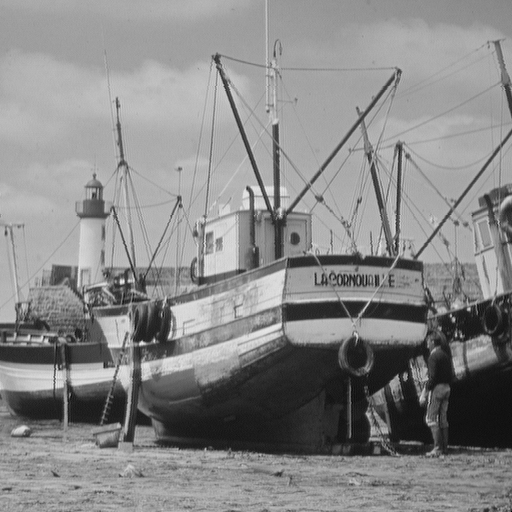
#> input picture notebooks/images/boat.tif, 512 x 512 px
$ jupyter execute 'Aula 05 - Transformações de intensidade II.ipynb'   (shell and % lines are left out)
#> lines starting #> are read from the running program, lines starting #| are printed output that depends on the picture
SIN-392 - Introdução ao Processamento Digital de Imagens (2022-1)

# Aula 05 - Transformações de intensidade II

Prof. João Fernando Mari ([*joaofmari.github.io*](https://joaofmari.github.io/))

---

<h1>Índice<span class="tocSkip"></span></h1>
<div class="toc"><ul class="toc-item"><li><span><a href="#Importando-as-bibliotecas-necessárias" data-toc-modified-id="Importando-as-bibliotecas-necessárias-1"><span class="toc-item-num">1&nbsp;&nbsp;</span>Importando as bibliotecas necessárias</a></span></li><li><span><a href="#Carregando-a-imagem-original" data-toc-modified-id="Carregando-a-imagem-original-2"><span class="toc-item-num">2&nbsp;&nbsp;</span>Carregando a imagem original</a></span></li><li><span><a href="#Gerando-imagens-com-diferentes-caracteristicas" data-toc-modified-id="Gerando-imagens-com-diferentes-caracteristicas-3"><span class="toc-item-num">3&nbsp;&nbsp;</span>Gerando imagens com diferentes caracteristicas</a></span><ul class="toc-item"><li><span><a href="#Plotando-as-imagens" data-toc-modified-id="Plotando-as-imagens-3.1"><span class="toc-item-num">3.1&nbsp;&nbsp;</span>Plotando as imagens</a></span></li></ul></li><li><span><a href="#Alargamento-de-contraste-(scikit-image)" data-toc-modified-id="Alargamento-de-contraste-(scikit-image)-4"><span class="toc-item-num">4&nbsp;&nbsp;</span>Alargamento de contraste (scikit-image)</a></span><ul class="toc-item"><li><span><a href="#Plotando-as-imagens-e-os-histogramas" data-toc-modified-id="Plotando-as-imagens-e-os-histogramas-4.1"><span class="toc-item-num">4.1&nbsp;&nbsp;</span>Plotando as imagens e os histogramas</a></span></li></ul></li><li><span><a href="#Alargamento-de-contraste-(scikit-image)" data-toc-modified-id="Alargamento-de-contraste-(scikit-image)-5"><span class="toc-item-num">5&nbsp;&nbsp;</span>Alargamento de contraste (scikit-image)</a></span><ul class="toc-item"><li><span><a href="#Plotando-as-imagens-e-os-histogramas" data-toc-modified-id="Plotando-as-imagens-e-os-histogramas-5.1"><span class="toc-item-num">5.1&nbsp;&nbsp;</span>Plotando as imagens e os histogramas</a></span></li></ul></li><li><span><a href="#Equalização-de-histograma" data-toc-modified-id="Equalização-de-histograma-6"><span class="toc-item-num">6&nbsp;&nbsp;</span>Equalização de histograma</a></span><ul class="toc-item"><li><span><a href="#Implementação-do-princípio" data-toc-modified-id="Implementação-do-princípio-6.1"><span class="toc-item-num">6.1&nbsp;&nbsp;</span>Implementação do princípio</a></span><ul class="toc-item"><li><span><a href="#Aplica-a-função-de-tranformação-sobre-a-imagem" data-toc-modified-id="Aplica-a-função-de-tranformação-sobre-a-imagem-6.1.1"><span class="toc-item-num">6.1.1&nbsp;&nbsp;</span>Aplica a função de tranformação sobre a imagem</a></span></li><li><span><a href="#Plotando-as-imagens" data-toc-modified-id="Plotando-as-imagens-6.1.2"><span class="toc-item-num">6.1.2&nbsp;&nbsp;</span>Plotando as imagens</a></span></li></ul></li><li><span><a href="#Equalização-de-histograma-(scikit-image)" data-toc-modified-id="Equalização-de-histograma-(scikit-image)-6.2"><span class="toc-item-num">6.2&nbsp;&nbsp;</span>Equalização de histograma (scikit-image)</a></span><ul class="toc-item"><li><span><a href="#Plotando-as-imagens" data-toc-modified-id="Plotando-as-imagens-6.2.1"><span class="toc-item-num">6.2.1&nbsp;&nbsp;</span>Plotando as imagens</a></span></li></ul></li></ul></li><li><span><a href="#Bibliografia" data-toc-modified-id="Bibliografia-7"><span class="toc-item-num">7&nbsp;&nbsp;</span>Bibliografia</a></span></li></ul></div>

## Importando as bibliotecas necessárias

[cell 1]
import numpy as np

from skimage import util, color, exposure

import matplotlib
import matplotlib.pyplot as plt
from mpl_toolkits.axes_grid1 import make_axes_locatable

SMALL_SIZE = 7
matplotlib.rc('font', size=SMALL_SIZE)
matplotlib.rc('axes', titlesize=SMALL_SIZE)

## Carregando a imagem original

[cell 2]
img_gray = plt.imread('./images/boat.tif')
#> img_gray is the input picture: shape (512, 512); min 0, max 239, mean 136.1

# Informações sobre as imagens
print(img_gray.shape, img_gray.dtype, img_gray.min(), img_gray.max())
#| (512, 512) uint8 0 239

Listas com os valores de intensidade

[cell 3]
# Inteiro de 8 bits sem sinal
r = np.array(np.linspace(0, 255, 256))

# Float
r_ = np.array(np.linspace(0, 1, 256))

## Gerando imagens com diferentes caracteristicas

[cell 4]
# IMAGEM CLARA
# =============
# Define o valor do gama
gama_02 = 0.2
# Transformação gama
img_gray_clara = util.img_as_ubyte(util.img_as_float(img_gray) ** gama_02)
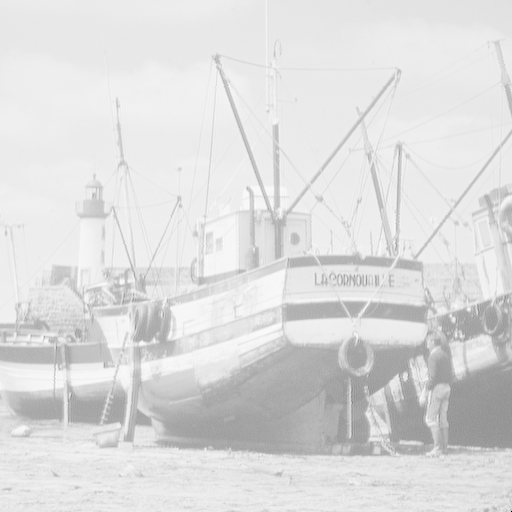
#> img_gray_clara: shape (512, 512); min 0, max 252, mean 220.6
# Função de transformação (para plotagem)
s_clara = r_ ** gama_02 * 255

# IMAGEM ESCURA
# ==============
# Define o valor do gama
gama_40 = 4.0
# Transformação gama
img_gray_escura = util.img_as_ubyte(util.img_as_float(img_gray) ** gama_40)
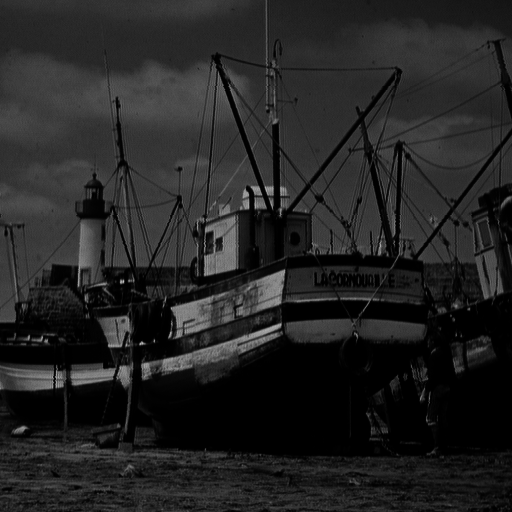
#> img_gray_escura: shape (512, 512); min 0, max 197, mean 35.8
# Função de transformação (para plotagem)
s_escura = r_ ** gama_40 * 255

# IMAGEM DE BAIXO CONTRASTE
# =========================
# Transformação linear
img_gray_baixo = (img_gray * 0.25 + 95).astype(np.uint8)
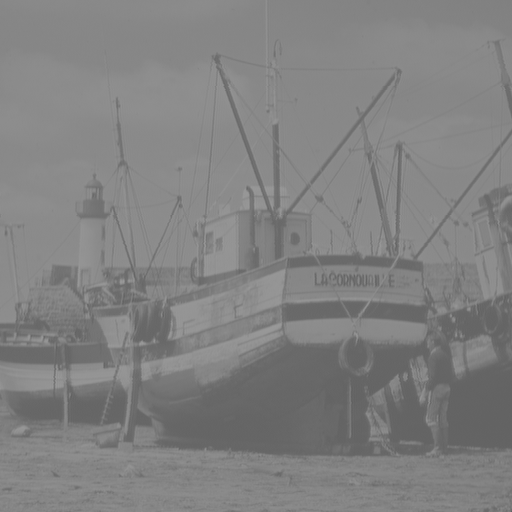
#> img_gray_baixo: shape (512, 512); min 95, max 154, mean 128.6
# Função de transformação (para plotagem)
s_baixo = r * 0.25 + 95

Imprime informações sobre as imagens

[cell 5]
print(img_gray.shape, img_gray.dtype, img_gray.min(), img_gray.max())
#| (512, 512) uint8 0 239
print(img_gray_clara.shape, img_gray_clara.dtype, img_gray_clara.min(), img_gray_clara.max())
#| (512, 512) uint8 0 252
print(img_gray_escura.shape, img_gray_escura.dtype, img_gray_escura.min(), img_gray_escura.max())
#| (512, 512) uint8 0 197
print(img_gray_baixo.shape, img_gray_baixo.dtype, img_gray_baixo.min(), img_gray_baixo.max())
#| (512, 512) uint8 95 154

### Plotando as imagens

[cell 6]
s_list = [r, s_clara, s_escura, s_baixo]
img_list = [img_gray, img_gray_clara, img_gray_escura, img_gray_baixo]

fig, ax  = plt.subplots(4, 2, figsize=(9, 9))
for i, s in enumerate(s_list):
    ch_ = ax[i,0].plot(r, s)

    ax[i,0].autoscale(enable=True, axis='both', tight=True)
    ### ax[i] = fig.gca()
    ax[i,0].set_xticks(np.arange(0, 256, 32), minor=False)
    ax[i,0].set_xticks(np.arange(0, 256, 16), minor=True)
    ax[i,0].set_yticks(np.arange(0, 256, 32), minor=False)
    ax[i,0].set_yticks(np.arange(0, 256, 16), minor=True)
    ax[i,0].set_aspect('equal')
    ax[i,0].grid(which='major', alpha=1.0)
    ax[i,0].grid(which='minor', alpha=0.5)
    ax[i,0].set_ylim(0, 256)
    ## ax[i,0].set_xlabel('Intensidade de entrada, r', fontsize='medium')
    ## ax[i,0].set_ylabel('Intensidade de sáida, s', fontsize='medium')

    im_ = ax[i,1].imshow(img_list[i], cmap='gray', vmin=0, vmax=255)

plt.tight_layout()
plt.show()

## Alargamento de contraste (scikit-image)

A partir dos valores máximo e mínimo em cada imagem.

[cell 7]
img_alarg_list = []

for img in img_list:
    # https://scikit-image.org/docs/dev/api/skimage.exposure.html#skimage.exposure.rescale_intensity
    img_alarg = exposure.rescale_intensity(img)

    img_alarg_list.append(img_alarg)
#> this loop made 4 passes
#> after the loop, img_alarg_list = 4 items

### Plotando as imagens e os histogramas

[cell 8]
# Figura com 4 linha e 2 colunas
### fig, ax = plt.subplots(4, 2, figsize=(9, 9))
fig, ax = plt.subplots(4, 2, figsize=(9, 9))
for i, img in enumerate(img_alarg_list):
    # Plota imagem
    img_ = ax[i, 0].imshow(img, cmap='gray', vmin=0, vmax=255)
    ax[i, 0].axis('off')

    # Computa o histograma normalizado
    hist, bins = np.histogram(img, bins=256, range=(0, 255))
    hist_norm = hist / (img.shape[0] * img.shape[1])

    # Plota histograma
    ch_ = ax[i, 1].fill_between(bins[:-1], hist_norm)
    ax[i, 1].autoscale(enable=True, axis='both', tight=True)
    ax[i, 1].set_xticks(np.arange(0, 256, 32), minor=False)
    ax[i, 1].set_xticks(np.arange(0, 256, 16), minor=True)
    ax[i, 1].set_yticks(np.arange(0, hist_norm.max()+0.01, hist_norm.max()/8), minor=False)
    ax[i, 1].set_yticks(np.arange(0, hist_norm.max()+0.01, hist_norm.max()/4), minor=True)
    #ax[i, 1].set_aspect('equal')
    ax[i, 1].grid(which='major', alpha=1.0)
    ax[i, 1].grid(which='minor', alpha=0.5)
    ax[i, 1].set_ylim(0, hist_norm.max())
    ### ax[i, 1].set_xlabel('Intensidades da imagem', fontsize='medium')
    ### ax[i, 1].set_ylabel('Histograma', fontsize='medium')

plt.tight_layout()
plt.show()

## Alargamento de contraste (scikit-image)

A partir dos valores defindos manualmente para os pontos de controle.

[cell 9]
# Imagem clara
img_clara_alarg = exposure.rescale_intensity(img_gray_clara, in_range=((255 * 0.5), 255), out_range=(0, 255))
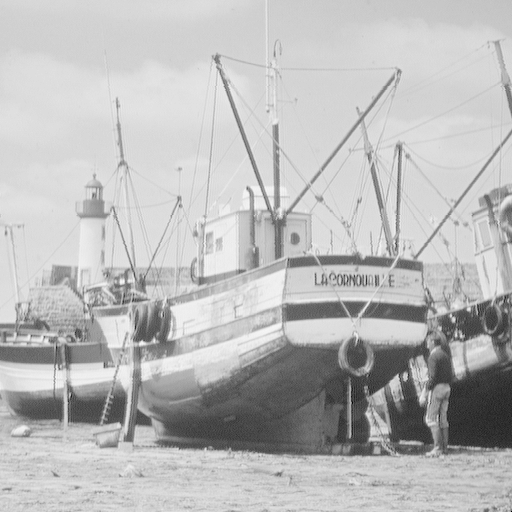
#> img_clara_alarg: shape (512, 512) float64; min 0, max 249, mean 186.2

# Imagem escura
img_escura_alarg = exposure.rescale_intensity(img_gray_escura, in_range=(0, (255 * 0.5)), out_range=(0, 255))
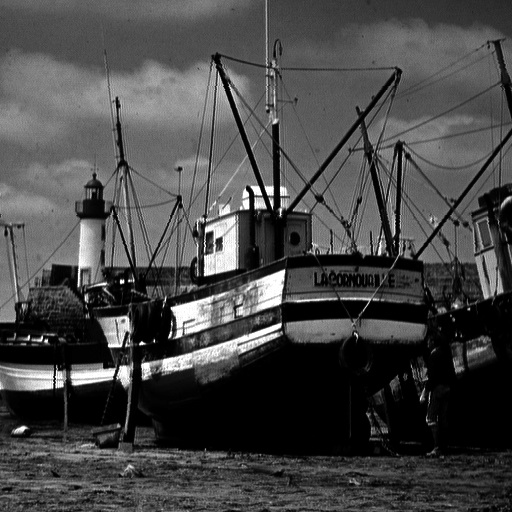
#> img_escura_alarg: shape (512, 512) float64; min 0, max 255, mean 71.4

# image de baixo contraste
img_baixo_alarg = exposure.rescale_intensity(img_gray_baixo, in_range=((255 * 0.33), (255 * 0.66)), out_range=(0, 255))
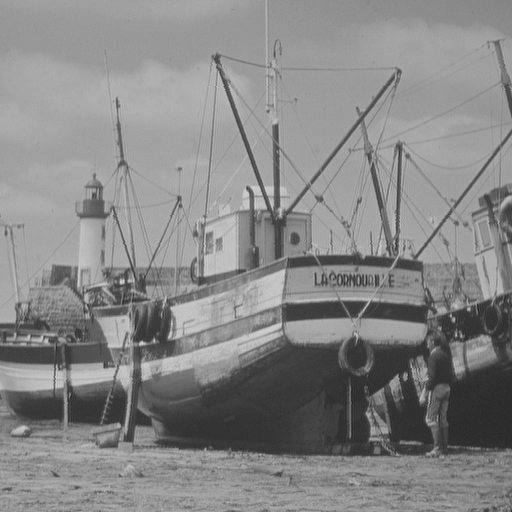
#> img_baixo_alarg: shape (512, 512) float64; min 32.88, max 211.7, mean 134.8

img_alarg2_list = [img_clara_alarg, img_escura_alarg, img_baixo_alarg]

### Plotando as imagens e os histogramas

[cell 10]
# Figura com 4 linha e 2 colunas
### fig, ax = plt.subplots(4, 2, figsize=(6, 14))
fig, ax = plt.subplots(3, 2, figsize=(9, 9))
for i, img in enumerate(img_alarg2_list):
    # Plota imagem
    img_ = ax[i, 0].imshow(img, cmap='gray', vmin=0, vmax=255)
    ax[i, 0].axis('off')

    # Computa o histograma normalizado
    hist, bins = np.histogram(img, bins=256, range=(0, 255))
    hist_norm = hist / (img.shape[0] * img.shape[1])

    # Plota histograma
    ch_ = ax[i, 1].fill_between(bins[:-1], hist_norm)
    ax[i, 1].autoscale(enable=True, axis='both', tight=True)
    ax[i, 1].set_xticks(np.arange(0, 256, 32), minor=False)
    ax[i, 1].set_xticks(np.arange(0, 256, 16), minor=True)
    ax[i, 1].set_yticks(np.arange(0, hist_norm.max()+0.01, hist_norm.max()/8), minor=False)
    ax[i, 1].set_yticks(np.arange(0, hist_norm.max()+0.01, hist_norm.max()/4), minor=True)
    #ax[i, 1].set_aspect('equal')
    ax[i, 1].grid(which='major', alpha=1.0)
    ax[i, 1].grid(which='minor', alpha=0.5)
    ax[i, 1].set_ylim(0, hist_norm.max())
#> this loop made 3 passes
    ### ax[i, 1].set_xlabel('Intensidades da imagem', fontsize='medium')
    ### ax[i, 1].set_ylabel('Histograma', fontsize='medium')

plt.tight_layout()
plt.show()
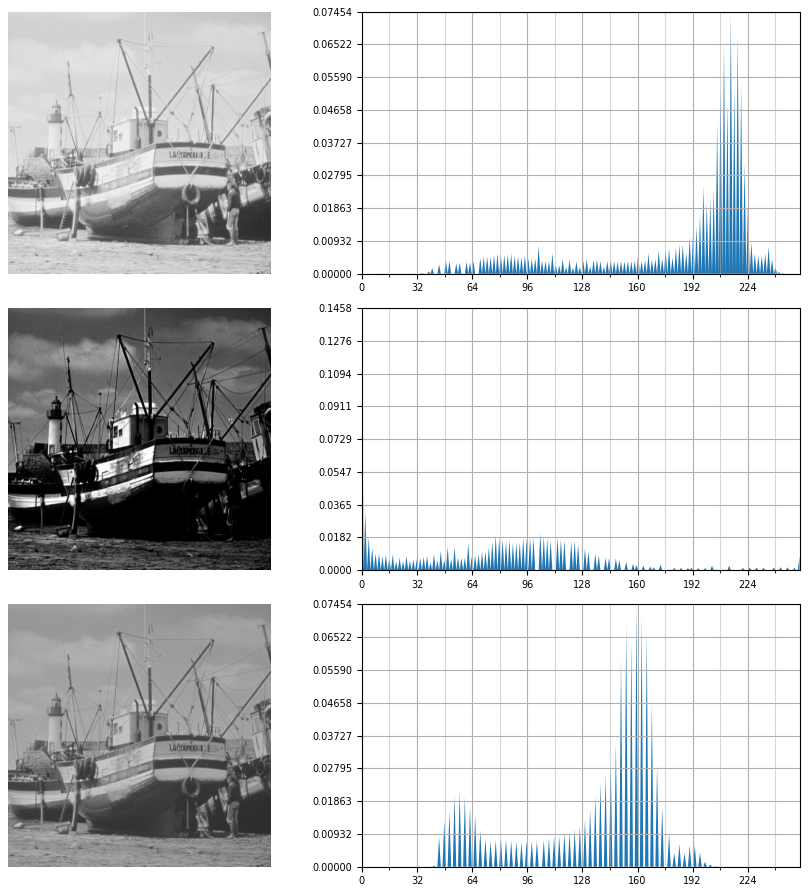
#> figure drawn by matplotlib, 6 panels

## Equalização de histograma
---

[cell 11]
# ========================================
# SELECIONE A IMAGEM
# ========================================
## img_gray_ = img_gray
## img_gray_ = img_gray_clara
## img_gray_ = img_gray_escura
img_gray_ = img_gray_baixo

print(img_gray_.dtype, img_gray_.min(), img_gray_.max())
#| uint8 95 154

### Implementação do princípio

Obtém a função de transformação linear por partes

[cell 12]
# Histograma normalizado
img_hist, img_hist_bins = exposure.histogram(img_gray_, source_range='dtype', normalize=True)
#> img_hist = 256 values, max 0.0745 at index 137, min 0 at index 0, mean 0.00391; img_hist_bins = 256 values from 0 to 255

# Histograma cumulativo
# Obs.: Usar o método do NumPy. O método do scikit-image não abrange toda a faixa de valores do tipo de dado.
#       Ex.: [0, 255] para uint8.
### img_hist_cum, img_hist_cum_bins = exposure.cumulative_distribution(img_gray_)
img_hist_cum = np.cumsum(img_hist)
#> img_hist_cum = 256 values from 0 to 1

# Função de tranformação
transf_func = np.around(255 * img_hist_cum).astype(np.uint8)
#> transf_func = 256 values from 0 to 255

[cell 13]
# print(transf_func)
# print(np.unique(img_gray_))

#### Aplica a função de tranformação sobre a imagem

[cell 14]
img_eq = np.zeros(img_gray_.shape, dtype=img_gray_.dtype)
#> img_eq: shape (512, 512); every value is 0

for rr, ss in zip(r, transf_func):
    img_eq[img_gray_==rr] = ss
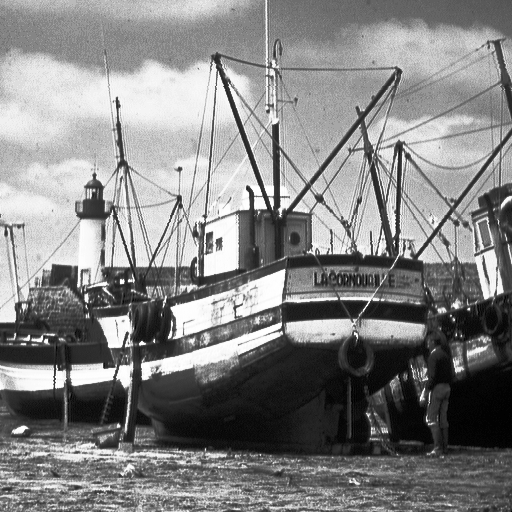
#> img_eq: shape (512, 512); min 0, max 255, mean 132.5

# Calcula o histograma normalizado da imagem após a equalização do histograma
img_eq_hist, img_eq_hist_bins = exposure.histogram(img_eq, source_range='dtype', normalize=True)
#> img_eq_hist = 256 values, max 0.0745 at index 186, min 0 at index 1, mean 0.00391; img_eq_hist_bins = 256 values from 0 to 255

#### Plotando as imagens

[cell 15]
fig, ((ax1, ax5), (ax2, ax3)) = plt.subplots(2, 2, figsize=(9,9))
# Plota imagem original
img_ = ax1.imshow(img_eq, cmap='gray', vmin=0, vmax=255)
ax1.axis('off')

ax4 = ax2.twinx()

# Plota histograma
ch_1 = ax2.fill_between(img_hist_bins, img_hist)

ax2.autoscale(enable=True, axis='both', tight=True)
ax2.set_xticks(np.arange(0, 256, 32), minor=False)
ax2.set_xticks(np.arange(0, 256, 16), minor=True)
ax2.set_yticks(np.arange(0, img_hist.max()+0.01, img_hist.max()/8), minor=False)
ax2.set_yticks(np.arange(0, img_hist.max()+0.01, img_hist.max()/4), minor=True)
#ax[i, 1].set_aspect('equal')
ax2.grid(which='major', alpha=1.0)
ax2.grid(which='minor', alpha=0.5)
ax2.set_ylim(0, img_hist.max())

ch_2 = ax4.plot(img_hist_bins, img_hist_cum, c='r')
#> ch_2 = 1 item
ax4.autoscale(enable=True, axis='both', tight=True)
ax4.set_xticks(np.arange(0, 256, 32), minor=False)
ax4.set_xticks(np.arange(0, 256, 16), minor=True)
ax4.set_yticks(np.arange(0, img_hist_cum.max()+0.01, img_hist_cum.max()/8), minor=False)
ax4.set_yticks(np.arange(0, img_hist_cum.max()+0.01, img_hist_cum.max()/4), minor=True)
ax4.grid(which='major', alpha=1.0)
ax4.grid(which='minor', alpha=0.5)
ax4.set_ylim(0, img_hist_cum.max())

ch_3 = ax3.plot(img_hist_bins, transf_func)
#> ch_3 = 1 item
ax3.autoscale(enable=True, axis='both', tight=True)
ax3.set_xticks(np.arange(0, 256, 32), minor=False)
ax3.set_xticks(np.arange(0, 256, 16), minor=True)
ax3.set_yticks(np.arange(0, transf_func.max()+0.01, transf_func.max()/8), minor=False)
ax3.set_yticks(np.arange(0, transf_func.max()+0.01, transf_func.max()/4), minor=True)
#ax[i, 1].set_aspect('equal')
ax3.grid(which='major', alpha=1.0)
ax3.grid(which='minor', alpha=0.5)
ax3.set_ylim(0, transf_func.max())

ch_4 = ax5.fill_between(img_eq_hist_bins, img_eq_hist)
ax5.autoscale(enable=True, axis='both', tight=True)
ax5.set_xticks(np.arange(0, 256, 32), minor=False)
ax5.set_xticks(np.arange(0, 256, 16), minor=True)
ax5.set_yticks(np.arange(0, img_eq_hist.max()+0.01, img_eq_hist.max()/8), minor=False)
ax5.set_yticks(np.arange(0, img_eq_hist.max()+0.01, img_eq_hist.max()/4), minor=True)
ax5.grid(which='major', alpha=1.0)
ax5.grid(which='minor', alpha=0.5)
ax5.set_ylim(0, img_eq_hist.max())

plt.tight_layout()
plt.show()
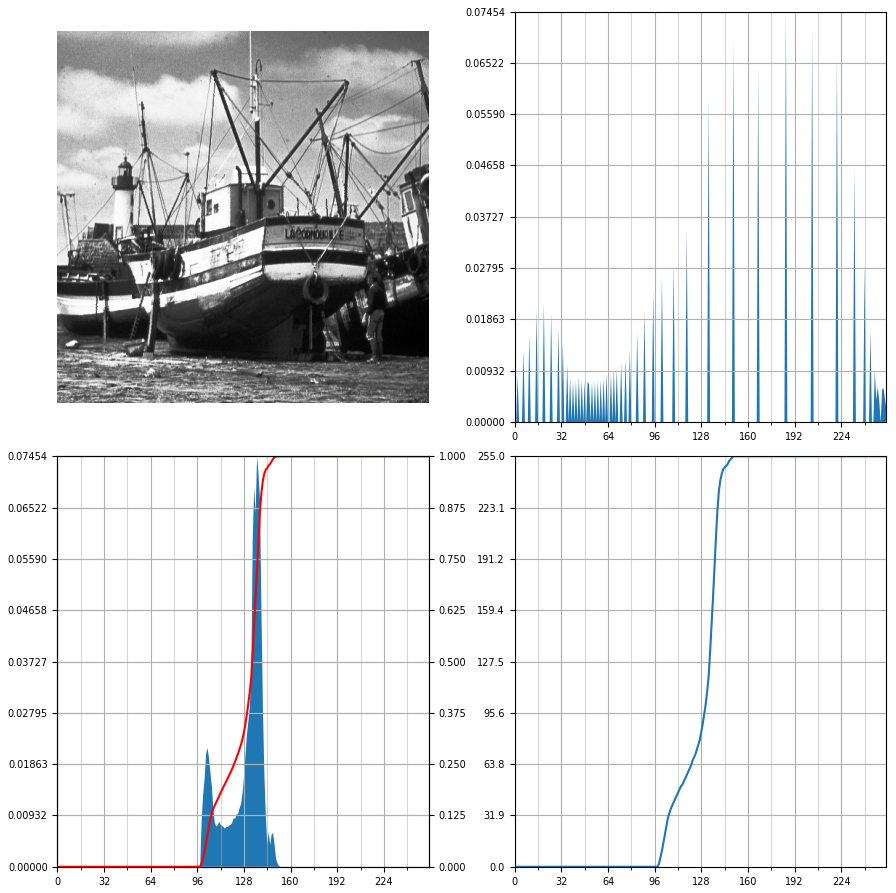
#> figure drawn by matplotlib, 5 panels; panel 4: curve peaks at x = 150, y = 255; panel 5: curve peaks at x = 154, y = 1

### Equalização de histograma (scikit-image)

[cell 16]
img_gray_list = [img_gray, img_gray_clara, img_gray_escura, img_gray_baixo]

[cell 17]
img_eq_list = []

for img in img_gray_list:
    # https://scikit-image.org/docs/dev/api/skimage.exposure.html#skimage.exposure.equalize_hist
    img_eq = util.img_as_ubyte(exposure.equalize_hist(img))

    img_eq_list.append(img_eq)
#> after the loop, img_eq_list = 4 items

Plota informações sobre as imagens

[cell 18]
for img in img_eq_list:
    print(img.shape, img.dtype, img.min(), img.max())

#### Plotando as imagens

[cell 19]
# Figura com 4 linha e 2 colunas
### fig, ax = plt.subplots(4, 2, figsize=(6, 14))
fig, ax = plt.subplots(4, 2, figsize=(9, 9))
for i, img in enumerate(img_eq_list):
    # Plota imagem
    img_ = ax[i, 0].imshow(img, cmap='gray', vmin=0, vmax=255)
    ax[i, 0].axis('off')

    # Computa o histograma normalizado
    img_eq_hist, img_eq_hist_bins = exposure.histogram(img, source_range='dtype', normalize=True)

    # Plota histograma
    ch_ = ax[i, 1].fill_between(img_eq_hist_bins, img_eq_hist)
    ax[i, 1].autoscale(enable=True, axis='both', tight=True)
    ax[i, 1].set_xticks(np.arange(0, 256, 32), minor=False)
    ax[i, 1].set_xticks(np.arange(0, 256, 16), minor=True)
    ax[i, 1].set_yticks(np.arange(0, img_eq_hist.max()+0.01, img_eq_hist.max()/8), minor=False)
    ax[i, 1].set_yticks(np.arange(0, img_eq_hist.max()+0.01, img_eq_hist.max()/4), minor=True)
    #ax[i, 1].set_aspect('equal')
    ax[i, 1].grid(which='major', alpha=1.0)
    ax[i, 1].grid(which='minor', alpha=0.5)
    ax[i, 1].set_ylim(0, img_eq_hist.max())

plt.tight_layout()
plt.show()
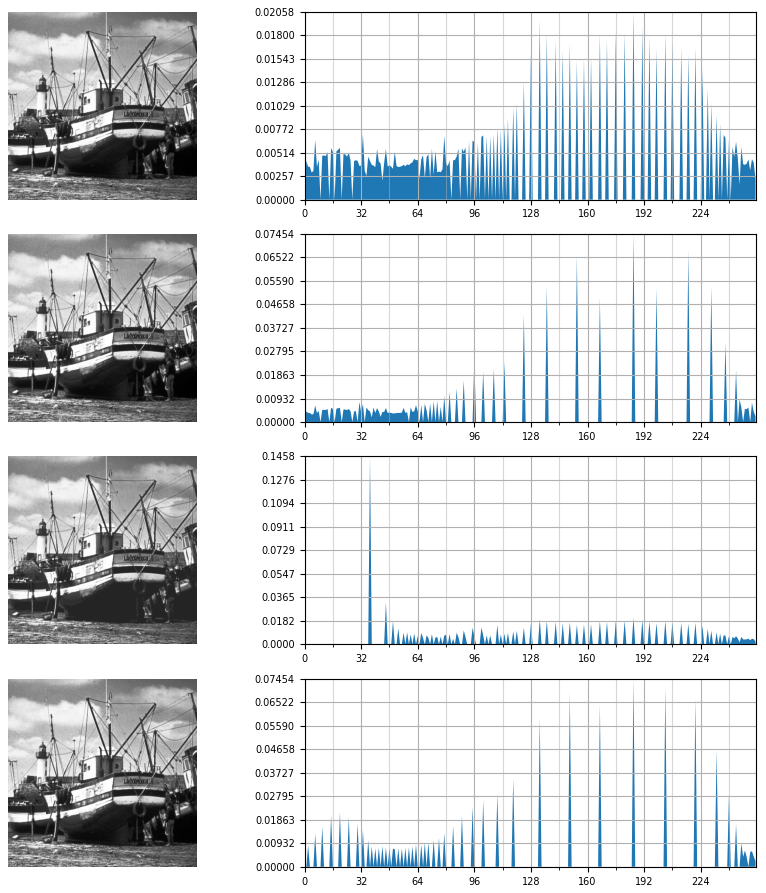
#> figure drawn by matplotlib, 8 panels
